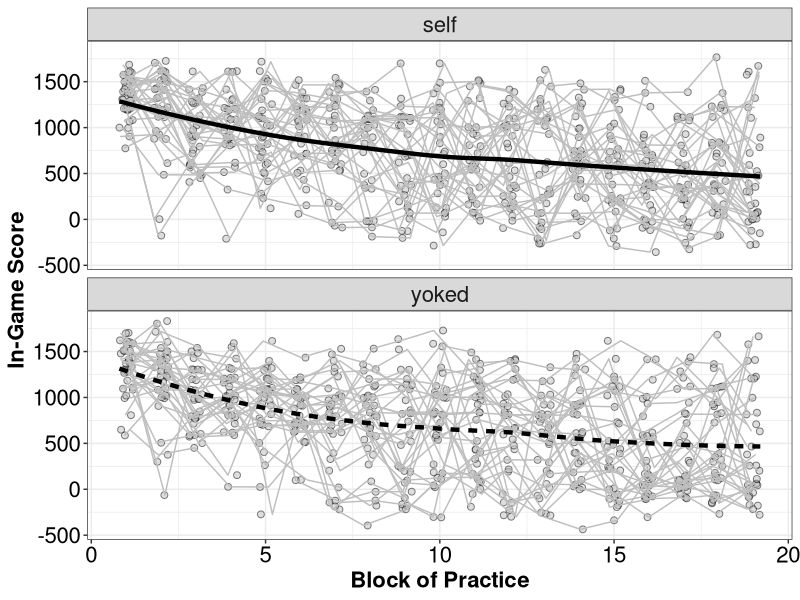
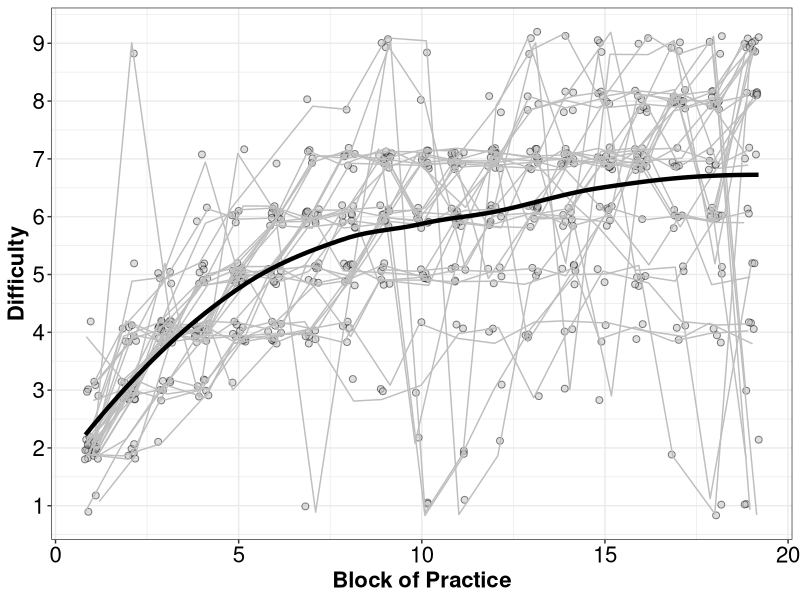

Here is the R script that generated these plots, in order: (Note: this script raises an error after producing the figures.)


# For this analysis, you will need to install and then open the following packages:
#install.packages("dplyr"); install.packages("ggplot2")
library("dplyr"); library("ggplot2"); library("lme4"); library("lmerTest");
library("car")


## Part 1 ----------------------------------------------------------------------
## Setting the Directory -------------------------------------------------------

# On KRL Computer
setwd("C:/Users/kelop/Documents/GitHub/difficulty_EEG/prac_study")
list.files()

SCORES<-read.csv("./data_SCORES.csv", header = TRUE)
head(SCORES)

## Selecting the Practice Data ----
PRAC<-subset(SCORES, phase != "resting")
PRAC<-subset(PRAC, phase != "posttest")
PRAC<-subset(PRAC, phase != "pretest")

PRAC$phase<-factor(PRAC$phase)
summary(PRAC$phase)

## Contrast Coding the Group Variable ----
PRAC$self.c<-(as.numeric(PRAC$group)-1.5)*(-1)
head(PRAC)
summary(PRAC$diff)
summary(PRAC$diff.c) # diff.c was mean centered on 5
summary(PRAC$scoreQ)
PRAC$scoreQ.c<-PRAC$scoreQ-mean(PRAC$scoreQ)
summary(PRAC$block)
PRAC$block.c<-PRAC$block-mean(PRAC$block)
summary(PRAC$block.c)
PRAC$eng_st.c<-PRAC$eng_st-mean(PRAC$eng_st)
summary(PRAC$eng_st.c)
PRAC$mot_st.c<-PRAC$mot_st-mean(PRAC$mot_st)
summary(PRAC$mot_st.c)

#Descriptive Statistics of Practice --------------------------------------------
head(PRAC)
summary(PRAC$group)
SELF<-subset(PRAC, group=="self")
YOKE<-subset(PRAC, group=="yoked")

## 2A Plot of Scores over Time ------------------------------------------------
g1<-ggplot(PRAC, aes(x = jitter(block), y = score)) +
  geom_point(aes(group=subID), fill="grey", pch=21, size=2, alpha = .5) +  
  geom_line(aes(group=subID), col="grey") +
  stat_smooth(aes(lty=group), col="black", method="loess", lwd=1.5, se=FALSE)+
  facet_wrap(~group, ncol=1)
g2<-g1+scale_x_continuous(name = "Block of Practice") +
  scale_y_continuous(name = "In-Game Score")
g3 <- g2 + theme_bw() + 
  theme(axis.text=element_text(size=16, colour="black"), 
        axis.title=element_text(size=16,face="bold"),
        plot.title=element_text(size=16,face="bold", hjust = 0.5)) +
  theme(strip.text.x = element_text(size = 16))+
  theme(legend.position="none")

plot(g3)

## 2B Plot of Difficulty over Time ------------------------------------------------
g1<-ggplot(SELF, aes(x = jitter(block), y = jitter(diff))) +
  geom_point(aes(group=subID), fill="grey", pch=21, size=2, alpha = .5) +  
  geom_line(aes(group=subID), col="grey") +
  stat_smooth(col="black", method="loess", lwd=1.5, se=FALSE)
g2<-g1+scale_x_continuous(name = "Block of Practice") +
  scale_y_continuous(name = "Difficulty", breaks=c(1:9))
g3 <- g2 + theme_bw() + 
  theme(axis.text=element_text(size=16, colour="black"), 
        axis.title=element_text(size=16,face="bold"),
        plot.title=element_text(size=16,face="bold", hjust = 0.5)) +
  theme(strip.text.x = element_text(size = 16))+
  theme(legend.position="none")

plot(g3)
## -----------------------------------------------------------------------------

# Descriptive statistics for the groups
head(PRAC)
BY_SUB<-summarize(group_by(PRAC, subID),
                      group = group[1],
                      meanScore = mean(score, na.rm=TRUE),
                      meanDiff = mean(diff, na.rm=TRUE),
                      meanEng = mean(eng_st, na.rm=TRUE),
                      meanMot = mean(mot_st, na.rm=TRUE))

aggregate(meanScore ~ group, BY_SUB, mean)
aggregate(meanScore ~ group, BY_SUB, sd)
t.test(meanScore~group, BY_SUB, paired=FALSE, var.equal=TRUE)

aggregate(meanDiff ~ group, BY_SUB, mean)
aggregate(meanDiff ~ group, BY_SUB, sd)
t.test(meanDiff~group, BY_SUB, paired=FALSE, var.equal=TRUE)


aggregate(meanEng ~ group, BY_SUB, mean)
aggregate(meanEng ~ group, BY_SUB, sd)
t.test(meanEng~group, BY_SUB, paired=FALSE, var.equal=TRUE)

aggregate(meanMot ~ group, BY_SUB, mean)
aggregate(meanMot ~ group, BY_SUB, sd)
t.test(meanMot~group, BY_SUB, paired=FALSE, var.equal=TRUE)



## Frontal Asymmetry -----------------------------------------------------------
## FAS as a function of block number and group ----
# Our primary dependent variable is FAS_alpha_Drest
head(PRAC)
F1 <- lmer(delta_FAS_rest~1+block.c+self.c+(1+block|subID), data=PRAC, REML = FALSE)
summary(F1)

F2 <- lmer(delta_FAS_rest~1+block.c+self.c+diff.c+(1+block|subID), data=PRAC, REML = FALSE)
summary(F2)

F3 <- lmer(delta_FAS_rest~1+block.c+self.c+diff.c+scoreQ.c+(1+block|subID), data=PRAC, REML = FALSE)
summary(F3)

F4 <- lmer(delta_FAS_rest~1+block.c*self.c+diff.c*self.c+
             scoreQ.c*self.c+(1+block|subID), data=PRAC, REML = FALSE)
summary(F4)

F5 <- lmer(delta_FAS_rest~1+block.c*self.c+diff.c*self.c
           +scoreQ.c*self.c+eng_st.c*self.c+(1+block|subID), data=PRAC, REML = FALSE)
summary(F5)

F6 <- lmer(delta_FAS_rest~1+block.c*self.c+diff.c*self.c
           +scoreQ.c*self.c+mot_st.c*self.c+(1+block|subID), data=PRAC, REML = FALSE)
summary(F6)

anova(F1,F2,F3,F4,F5,F6)
Anova(F2, type="III")



## Figure 3A FAS by Group, Time, and Difficulty --------------------------------
g1<-ggplot(PRAC, aes(x = jitter(diff, factor=0.5), y = delta_FAS_rest)) +
  geom_line(aes(group=subID), col="grey80") +
  geom_point(aes(fill=block), pch=21, size=3, stroke=1, alpha = .5) +
  scale_fill_gradient(low="white", high="black")+
  facet_wrap(~group, ncol=2)
g2<-g1+scale_x_continuous(name = "Difficulty", breaks=c(1:9)) +
  scale_y_continuous(name = expression(Delta* "FAS"))
g3 <- g2 + theme_bw() + 
  theme(axis.text=element_text(size=16, colour="black"), 
        axis.title=element_text(size=16,face="bold"),
        plot.title=element_text(size=16,face="bold", hjust = 0.5)) +
  theme(strip.text.x = element_text(size = 16))+
  theme(legend.text = element_text(size = 16), legend.title = element_text(size = 16))

plot(g3)

group<-c("self", "yoked")
Intercepts<-c(0.0166535, 0.0226125)
Slopes<- c(-0.0067445, -0.0016735)
dd<-data.frame(group,Intercepts,Slopes)  
dd
g4<- g3 + geom_abline(aes(intercept=Intercepts, slope=Slopes, lty=group), lwd=2, data=dd)

plot(g4)
## -----------------------------------------------------------------------------



## Midline Frontal Theta -------------------------------------------------------
# MF Theta as a function of block number and group ----
# Our primary dependent variable is MF_theta_Drest
head(PRAC)
T1 <- lmer(delta_MFT_rest~1+block.c+self.c+(1+block|subID), data=PRAC, REML = FALSE)
summary(T1)

T2 <- lmer(delta_MFT_rest~1+block.c+self.c+diff.c+(1+block|subID), data=PRAC, REML = FALSE)
summary(T2)

T3 <- lmer(delta_MFT_rest~1+block.c+self.c+diff.c+scoreQ.c+(1+block|subID), data=PRAC, REML = FALSE)
summary(T3) 

T4 <- lmer(delta_MFT_rest~1+block.c*self.c+diff.c*self.c+
             scoreQ.c*self.c+(1+block|subID), data=PRAC, REML = FALSE)
summary(T4) 

T5 <- lmer(delta_MFT_rest~1+block.c*self.c+diff.c*self.c+
             scoreQ.c*self.c+eng_st.c*self.c+(1+block|subID), data=PRAC, REML = FALSE)
summary(T5)

T6 <- lmer(delta_MFT_rest~1+block.c*self.c+diff.c*self.c+
             scoreQ.c*self.c+mot_st.c*self.c+(1+block|subID), data=PRAC, REML = FALSE)
summary(T6)

anova(T1,T2,T3,T4,T5,T6)

## Figure 4A MFT by Group, and Time --------------------------------------------
g1<-ggplot(PRAC, aes(x = jitter(block, factor=0.5), y = delta_MFT_rest)) +
  stat_smooth(aes(group=subID), col="grey80", method="lm", se=FALSE) +
  geom_point(aes(fill=diff), pch=21, size=3, stroke=1, alpha = .5) + 
  scale_fill_gradient(low="white", high="black")+
  facet_wrap(~group, ncol=2)
g2<-g1+scale_x_continuous(name = "Block") +
  scale_y_continuous(name = expression(Delta* "MFT"))
g3 <- g2 + theme_bw() + 
  theme(axis.text=element_text(size=16, colour="black"), 
        axis.title=element_text(size=16,face="bold"),
        plot.title=element_text(size=16,face="bold", hjust = 0.5)) +
  theme(strip.text.x = element_text(size = 16))+
  theme(legend.text = element_text(size = 16), legend.title = element_text(size = 16))

plot(g3)

# Fixed Effect of Block
group<-c("self", "yoked")
Intercepts<-c(0.252038, 0.204648)
Slopes<- c(0.0028887, -0.0027173)
dd<-data.frame(group,Intercepts,Slopes)  
dd
g4<- g3 + geom_abline(aes(intercept=Intercepts, slope=Slopes, lty=group), lwd=2, data=dd)

print(g4)

## Figure 4B MFT by Group, Time, and Difficulty --------------------------------
g1<-ggplot(PRAC, aes(x = jitter(diff, factor=0.5), y = delta_MFT_rest)) +
  stat_smooth(aes(group=subID), col="grey80", method="lm", se=FALSE) +
  geom_point(aes(fill=block), pch=21, size=3, stroke=1, alpha = .5) + 
  scale_fill_gradient(low="white", high="black")+
  facet_wrap(~group, ncol=2)
g2<-g1+scale_x_continuous(name = "Difficulty", breaks=c(1:9)) +
  scale_y_continuous(name = expression(Delta* "MFT"))
g3 <- g2 + theme_bw() + 
  theme(axis.text=element_text(size=16, colour="black"), 
        axis.title=element_text(size=16,face="bold"),
        plot.title=element_text(size=16,face="bold", hjust = 0.5)) +
  theme(strip.text.x = element_text(size = 16))+
  theme(legend.text = element_text(size = 16), legend.title = element_text(size = 16))


plot(g3)

# Fixed Effect of Difficulty
group<-c("self", "yoked")
Intercepts<-c(0.1996950, 0.152305)
Slopes<- c(0.00306, 0.0182200)
dd<-data.frame(group,Intercepts,Slopes)  
dd
g4<- g3 + geom_abline(aes(intercept=Intercepts, slope=Slopes, lty=group), lwd=2, data=dd)

plot(g4)

## Figure 4C MFT by Group, Difficulty, and Score--------------------------------
g1<-ggplot(PRAC, aes(x = jitter(scoreQ, factor=0.5), y = delta_MFT_rest)) +
  stat_smooth(aes(group=subID), col="grey80", method="lm", se=FALSE) +
  geom_point(aes(fill=block), pch=21, size=3, stroke=1, alpha = .5) + 
  scale_fill_gradient(low="white", high="black")+
  facet_wrap(~group, ncol=2)
g2<-g1+scale_x_continuous(name = "Ranked Score", limits=c(0,20)) +
  scale_y_continuous(name = expression(Delta* "MFT"))
g3 <- g2 + theme_bw() + 
  theme(axis.text=element_text(size=16, colour="black"), 
        axis.title=element_text(size=16,face="bold"),
        plot.title=element_text(size=16,face="bold", hjust = 0.5)) +
  theme(strip.text.x = element_text(size = 16))+
  theme(legend.text = element_text(size = 16), legend.title = element_text(size = 16))


plot(g3)

summary(PRAC$scoreQ)

# Fixed Effect of Score
group<-c("self", "yoked")
Intercepts<-c(0.283325, 0.235935)
Slopes<- c(-0.0043560, -0.0017300)
dd<-data.frame(group,Intercepts,Slopes)  
dd
g4<- g3 + geom_abline(aes(intercept=Intercepts, slope=Slopes, lty=group), lwd=2, data=dd)

plot(g4)
## -----------------------------------------------------------------------------


## Increase in difficulty -------------------------------------------------------
## Our primary dependent variable is will_inc
I1<- glmer(will_inc~1+block.c+self.c+(1+block.c|subID), data=PRAC, family = "binomial")
summary(I1)

I2<- glmer(will_inc~1+block.c+self.c+diff.c+(1+block.c|subID), data=PRAC, family = "binomial")
summary(I2)

I3 <- glmer(will_inc~1+block.c+self.c+diff.c+scoreQ.c+(1+block.c|subID), data=PRAC, family = "binomial")
summary(I3)

I4 <- glmer(will_inc~1+block.c+diff.c+self.c+
              scoreQ.c*self.c+(1+block.c|subID), data=PRAC, family = "binomial")
summary(I4)

I5 <- glmer(will_inc~1+block.c+diff.c+
              scoreQ.c*self.c+eng_st.c*self.c+(1+block.c|subID), data=PRAC, family = "binomial")
summary(I5)

I6 <- glmer(will_inc~1+block.c+diff.c+
              scoreQ.c*self.c+mot_st.c*self.c+(1+block.c|subID), data=PRAC, family = "binomial")
summary(I6)

anova(I1,I2,I3,I4,I5,I6)


# Post Hoc Tests
# Toggle between the YOKE and SELF subsets
I4B <- glmer(will_inc~1+block.c+diff.c+
              scoreQ.c+(1+block.c|subID), data=YOKE, family = "binomial")
summary(I4B)


## Increasing Difficulty as a function of score --------------------------------
g1<-ggplot(PRAC, aes(x = will_inc, y = scoreQ)) +
  geom_jitter(aes(fill=as.factor(will_inc)), position=position_jitterdodge(dodge.width=1), 
              pch=21, size=2, alpha = .5) + 
  geom_boxplot(aes(fill=as.factor(will_inc)), alpha = .8, notch=FALSE, 
              col="black", lwd=1, outlier.shape=NA, width=0.5)+
  scale_fill_manual(name="Increase Difficulty",
                    breaks=c("0", "1"),
                    values = c("grey20", "white"))+  
  facet_wrap(~group)+
  scale_x_continuous(name = "Increase Difficulty on Next Block", breaks=c(0,1)) +
  scale_y_continuous(name = "Ranked Score", limits=c(0,20))
g2 <- g1 + theme_bw() + 
  theme(axis.text=element_text(size=16, colour="black"), 
        axis.title=element_text(size=16,face="bold"),
        plot.title=element_text(size=16,face="bold", hjust = 0.5)) +
  theme(strip.text.x = element_text(size = 16))+
  theme(legend.position="none")

plot(g2)

## Increasing Difficulty as a function of Engagement ---------------------------
g1<-ggplot(PRAC, aes(x = will_inc, y = eng_st)) +
  geom_jitter(aes(fill=as.factor(will_inc)), position=position_jitterdodge(dodge.width=1), 
              pch=21, size=2, alpha = .5) + 
  geom_boxplot(aes(fill=as.factor(will_inc)), alpha = .8, notch=FALSE, 
               col="black", lwd=1, outlier.shape=NA, width=0.5)+
  scale_fill_manual(name="Increase Difficulty",
                    breaks=c("0", "1"),
                    values = c("grey20", "white"))+  
  facet_wrap(~group)+
  scale_x_continuous(name = "Increase Difficulty on Next Block", breaks=c(0,1)) +
  scale_y_continuous(name = "Single-Item Engagement", limits=c(0,10), breaks=c(0:10))
g2 <- g1 + theme_bw() + 
  theme(axis.text=element_text(size=16, colour="black"), 
        axis.title=element_text(size=16,face="bold"),
        plot.title=element_text(size=16,face="bold", hjust = 0.5)) +
  theme(strip.text.x = element_text(size = 16))+
  theme(legend.position="none")

plot(g2)
## -----------------------------------------------------------------------------



## Decrease in difficulty -------------------------------------------------------
## Our primary dependent variable is will_dec
L1<- glmer(will_dec~1+block.c+self.c+(1+block.c|subID), data=PRAC, family = "binomial")
summary(L1)

L2 <- glmer(will_dec~1+block.c+self.c+diff.c+(1+block.c|subID), data=PRAC, family = "binomial")
summary(L2)

L3 <- glmer(will_dec~1+block.c+self.c+diff.c+scoreQ.c+(1+block.c|subID), data=PRAC, family = "binomial")
summary(L3)

L4 <- glmer(will_dec~1+block.c+diff.c+
              scoreQ.c*self.c+(1+block.c|subID), data=PRAC, family = "binomial")
summary(L4)

L5 <- glmer(will_dec~1+block.c+diff.c+
              scoreQ.c*self.c+eng_st.c*self.c+(1+block.c|subID), data=PRAC, family = "binomial")
summary(L5)

L6 <- glmer(will_dec~1+block.c+diff.c+
              scoreQ.c*self.c+mot_st.c*self.c+(1+block.c|subID), data=PRAC, family = "binomial")
summary(L6)

anova(L1,L2,L3,L4,L5,L6)

# Post Hoc Tests
L5P <- glmer(will_dec~1+block.c+diff.c+
              scoreQ.c+eng_st.c+(1+block.c|subID), data=YOKE, family = "binomial")
summary(L5P)


## Decreasing Difficulty as a function of score --------------------------------
g1<-ggplot(PRAC, aes(x = will_dec, y = scoreQ)) +
  geom_jitter(aes(fill=as.factor(will_dec)), position=position_jitterdodge(dodge.width=1), 
              pch=21, size=2, alpha = .5) + 
  geom_boxplot(aes(fill=as.factor(will_dec)), alpha = .8, notch=FALSE, 
               col="black", lwd=1, outlier.shape=NA, width=0.5)+
  scale_fill_manual(name="Decrease Difficulty",
                    breaks=c("0", "1"),
                    values = c("grey20", "white"))+  
  facet_wrap(~group)+
  scale_x_continuous(name = "Decrease Difficulty on Next Block", breaks=c(0,1)) +
  scale_y_continuous(name = "Ranked Score", limits=c(0,20))
g2 <- g1 + theme_bw() + 
  theme(axis.text=element_text(size=16, colour="black"), 
        axis.title=element_text(size=16,face="bold"),
        plot.title=element_text(size=16,face="bold", hjust = 0.5)) +
  theme(strip.text.x = element_text(size = 16))+
  theme(legend.position="none")

plot(g2)

## Decreasing Difficulty as a function of Engagement ---------------------------
g1<-ggplot(PRAC, aes(x = will_dec, y = eng_st)) +
  geom_jitter(aes(fill=as.factor(will_dec)), position=position_jitterdodge(dodge.width=1), 
              pch=21, size=2, alpha = .5) + 
  geom_boxplot(aes(fill=as.factor(will_dec)), alpha = .8, notch=FALSE, 
               col="black", lwd=1, outlier.shape=NA, width=0.5)+
  scale_fill_manual(name="Decrease Difficulty",
                    breaks=c("0", "1"),
                    values = c("grey20", "white"))+  
  facet_wrap(~group)+
  scale_x_continuous(name = "Decrease Difficulty on Next Block", breaks=c(0,1)) +
  scale_y_continuous(name = "Single-Item Engagement", limits=c(0,10), breaks=c(0:10))
g2 <- g1 + theme_bw() + 
  theme(axis.text=element_text(size=16, colour="black"), 
        axis.title=element_text(size=16,face="bold"),
        plot.title=element_text(size=16,face="bold", hjust = 0.5)) +
  theme(strip.text.x = element_text(size = 16))+
  theme(legend.position="none")

plot(g2)
## -----------------------------------------------------------------------------











# Supplemental Figures
head(PRAC)
## FAS reliability within participants -----------------------------------------
g1<-ggplot(PRAC, aes(x = subID, y = FAS)) +
  geom_boxplot(aes(fill=as.factor(subID)), alpha = .8, notch=FALSE, 
                col="black", lwd=1, outlier.shape=NA)+
  facet_wrap(~group, scales="free", nrow=2)+
  scale_x_discrete(name = "Subject") +
  scale_y_continuous(name = "Raw FAS")
g2 <- g1 + theme_bw() + 
  theme(axis.text=element_text(size=12, colour="black"), 
        axis.title=element_text(size=16,face="bold"),
        plot.title=element_text(size=16,face="bold", hjust = 0.5)) +
  theme(strip.text.x = element_text(size = 16))+
  theme(legend.position="none")

plot(g2)

## Delta FAS reliabilty within participants ------------------------------------
g1<-ggplot(PRAC, aes(x = subID, y = delta_FAS_rest)) +
  geom_boxplot(aes(fill=as.factor(subID)), alpha = .8, notch=FALSE, 
               col="black", lwd=1, outlier.shape=NA)+
  facet_wrap(~group, scales="free", nrow=2)+
  scale_x_discrete(name = "Subject") +
  scale_y_continuous(name = expression(Delta* "FAS"))
g2 <- g1 + theme_bw() + 
  theme(axis.text=element_text(size=12, colour="black"), 
        axis.title=element_text(size=16,face="bold"),
        plot.title=element_text(size=16,face="bold", hjust = 0.5)) +
  theme(strip.text.x = element_text(size = 16))+
  theme(legend.position="none")

plot(g2)



## MFT reliability within participants -----------------------------------------
g1<-ggplot(PRAC, aes(x = subID, y = MFT)) +
  geom_boxplot(aes(fill=as.factor(subID)), alpha = .8, notch=FALSE, 
               col="black", lwd=1, outlier.shape=NA)+
  facet_wrap(~group, scales="free", nrow=2)+
  scale_x_discrete(name = "Subject") +
  scale_y_continuous(name = "Raw MFT")
g2 <- g1 + theme_bw() + 
  theme(axis.text=element_text(size=12, colour="black"), 
        axis.title=element_text(size=16,face="bold"),
        plot.title=element_text(size=16,face="bold", hjust = 0.5)) +
  theme(strip.text.x = element_text(size = 16))+
  theme(legend.position="none")

plot(g2)


## Delta MFT reliability within participants -----------------------------------------
g1<-ggplot(PRAC, aes(x = subID, y = delta_MFT_rest)) +
  geom_boxplot(aes(fill=as.factor(subID)), alpha = .8, notch=FALSE, 
               col="black", lwd=1, outlier.shape=NA)+
  facet_wrap(~group, scales="free", nrow=2)+
  scale_x_discrete(name = "Subject") +
  scale_y_continuous(name = expression(Delta* "MFT"))
g2 <- g1 + theme_bw() + 
  theme(axis.text=element_text(size=12, colour="black"), 
        axis.title=element_text(size=16,face="bold"),
        plot.title=element_text(size=16,face="bold", hjust = 0.5)) +
  theme(strip.text.x = element_text(size = 16))+
  theme(legend.position="none")

plot(g2)
